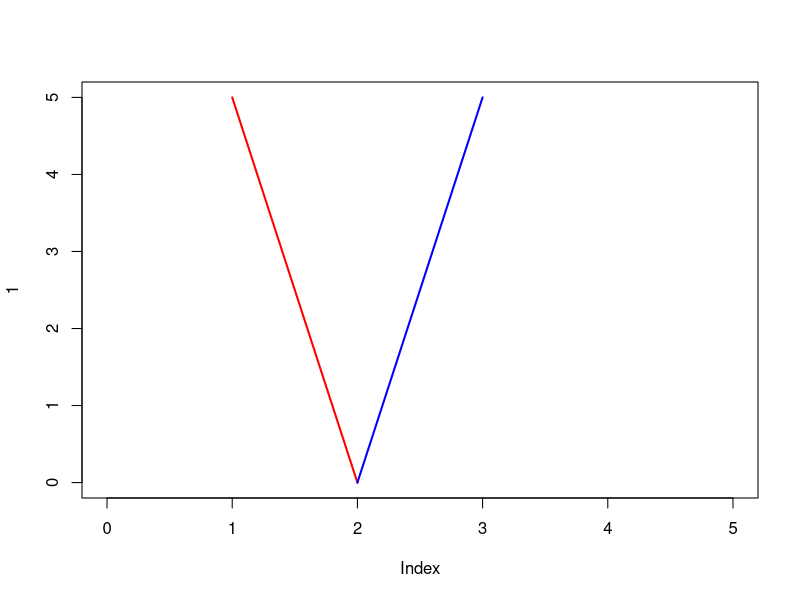
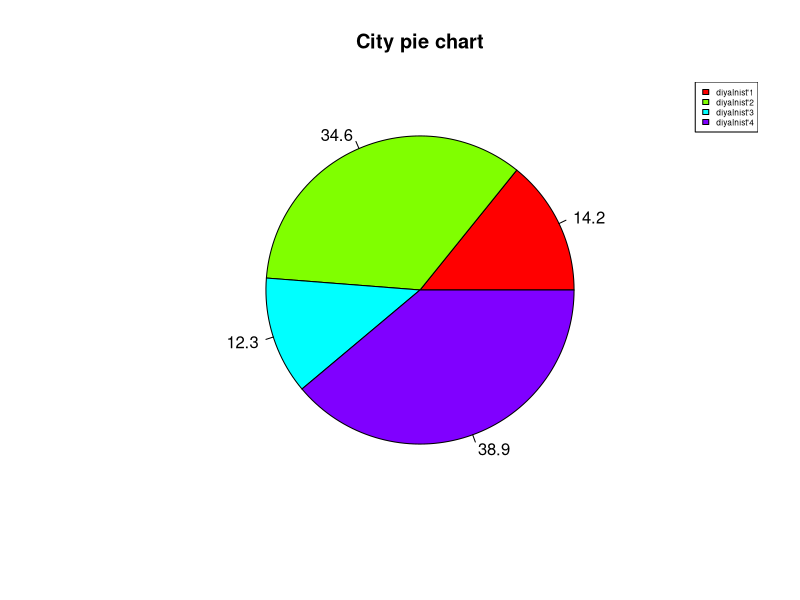

Write R code to recreate these figures, in order.
#1)
fr <- data.frame (
  patient = c("biba", "boba", "byba", "baba", "beba", "buba", "antonchik"),
  glucose = c(1, 2, 11, 12, 111, 122, 1111),
  pulse = c(80, 90, 100, 70, 75, 85, 95)
)
print(fr)
age <- c(10, 100, 20, 90, 30, 80, 40)
fr <- cbind(fr, age)
print(fr)

#2)
mat1 <- matrix(c(1, 2, 3, 9, 8, 7, 4, 5, 6), nrow = 3, ncol = 3)
mat2 <- matrix(c(11, 22, 33, 99, 88, 77, 44, 55, 66), nrow = 3, ncol = 3)
print(mat1 %*% mat2)

mat3 <- matrix(0, nrow = nrow(mat1), ncol = ncol(mat2))


for (i in 1:nrow(mat1)) {
  for (j in 1:ncol(mat2)) {
    sum_val <- 0
    for (k in 1:ncol(mat1)) {
      sum_val <- sum_val + mat1[i, k] * mat2[k, j]
    }
    mat3[i, j] <- sum_val
  }
}
print(mat3)

#3)
plot(1, type="n", xlim=c(0, 5), ylim=c(0, 5))
lines(x = c(1, 2), y = c(5, 0), col = "red", lwd = 2)
lines(x = c(2, 3), y = c(0, 5), col = "blue", lwd = 2)

#4)
perc <- c(23, 56, 20, 63)
labels <- c("diyalnist'1", "diyalnist'2", "diyalnist'3", "diyalnist'4")

piepercent <- round(100 * perc / sum(perc), 1)
 print(piepercent)
pie(perc, labels = piepercent,
    main = "City pie chart", col = rainbow(length(perc)))
    legend("topright", labels,
    cex = 0.5, fill = rainbow(length(perc)))